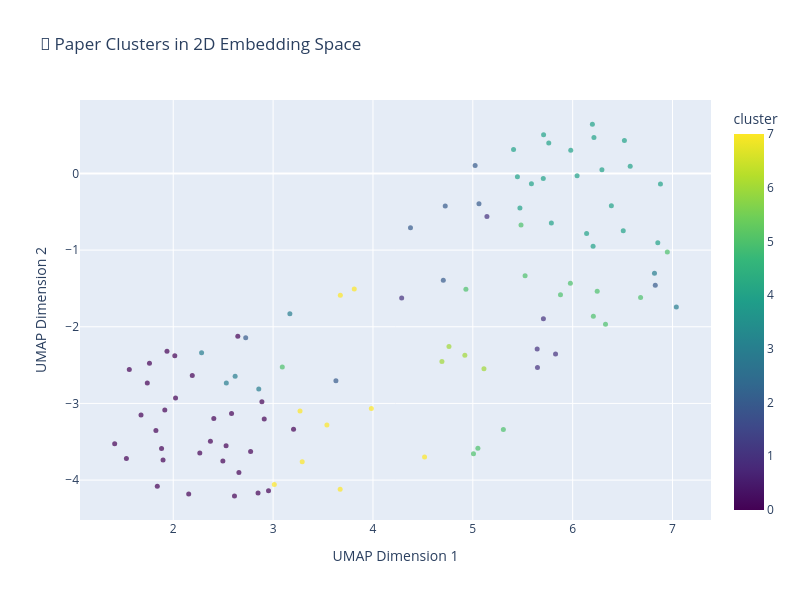

The notebook cell saved with this chart:
### Markdown cell above
## 🎯 Embedding Visualization with Clustering

### Code cell
# Dimensionality reduction and clustering visualization
if len(papers_df) > 0 and embeddings.size > 0:
    print("🧮 Performing dimensionality reduction...")
    
    # Use UMAP for better visualization of high-dimensional embeddings
    reducer = umap.UMAP(n_neighbors=15, min_dist=0.1, n_components=2, random_state=42)
    embedding_2d = reducer.fit_transform(embeddings)
    
    # Perform clustering
    n_clusters = 8
    kmeans = KMeans(n_clusters=n_clusters, random_state=42, n_init=10)
    cluster_labels = kmeans.fit_predict(embeddings)
    
    # Add cluster information to dataframe
    papers_df['cluster'] = cluster_labels
    papers_df['x_coord'] = embedding_2d[:, 0]
    papers_df['y_coord'] = embedding_2d[:, 1]
    
    # Create interactive plot with plotly
    fig = px.scatter(papers_df, 
                     x='x_coord', y='y_coord', 
                     color='cluster',
                     hover_data=['title', 'pub_year'],
                     title='🎯 Paper Clusters in 2D Embedding Space',
                     labels={'x_coord': 'UMAP Dimension 1', 'y_coord': 'UMAP Dimension 2'},
                     color_continuous_scale='viridis')
    
    fig.update_traces(marker=dict(size=5, opacity=0.7))
    fig.update_layout(width=800, height=600)
    fig.show()
    
    print(f"✅ Created {n_clusters} clusters using K-means")
    
    # Show cluster statistics
    cluster_stats = papers_df['cluster'].value_counts().sort_index()
    print("\n📊 Cluster Distribution:")
    for cluster, count in cluster_stats.items():
        print(f"   Cluster {cluster}: {count} papers ({count/len(papers_df)*100:.1f}%)")

### Figure 1 — Plotly figure (JSON) as saved in the notebook; plotly's stock layout.template omitted (floating-point values rounded to 4 significant figures; data arrays with more than 128 entries replaced by an {"elided": "..."} marker saying what was removed)
{"data": [{"customdata": {"elided": "100x2 mixed values"}, "hovertemplate": "UMAP Dimension 1=%{x}<br>UMAP Dimension 2=%{y}<br>title=%{customdata[0]}<br>pub_year=%{customdata[1]}<br>cluster=%{marker.color}<extra></extra>", "legendgroup": "", "marker": {"color": [7, 1, 0, 1, 6, 0, 2, 2, 4, 0, 0, 5, 7, 1, 1, 4, 4, 3, 4, 7, 2, 3, 0, 0, 5, 0, 2, 4, 7, 0, 2, 5, 4, 0, 0, 5, 0, 5, 2, 3, 0, 3, 0, 6, 7, 0, 0, 4, 4, 5, 4, 1, 5, 0, 0, 0, 6, 4, 3, 6, 2, 0, 3, 4, 5, 4, 4, 0, 4, 4, 4, 7, 7, 2, 5, 0, 0, 0, 0, 0, 0, 4, 5, 5, 4, 7, 5, 1, 0, 3, 4, 5, 7, 4, 0, 0, 0, 4, 5, 0], "coloraxis": "coloraxis", "opacity": 0.7, "size": 5, "symbol": "circle"}, "mode": "markers", "name": "", "orientation": "v", "showlegend": false, "type": "scatter", "x": [3.673, 5.829, 1.531, 5.648, 4.761, 1.916, 4.705, 6.827, 6.204, 2.497, 2.023, 6.329, 3.984, 5.644, 5.707, 6.044, 6.518, 6.819, 6.197, 4.517, 5.062, 2.284, 2.191, 2.372, 5.051, 1.937, 2.726, 5.786, 3.27, 2.015, 4.376, 5.977, 6.388, 1.56, 1.84, 3.092, 2.584, 5.878, 5.023, 7.038, 2.647, 2.856, 2.849, 4.691, 3.012, 1.883, 1.898, 6.14, 5.706, 5.483, 5.472, 4.287, 5.306, 1.827, 2.658, 2.613, 4.92, 6.293, 3.168, 5.112, 4.724, 2.911, 2.62, 5.447, 6.948, 6.576, 5.981, 2.954, 6.852, 6.506, 5.761, 3.539, 3.292, 3.629, 5.524, 1.74, 2.155, 2.888, 3.205, 2.529, 1.677, 5.408, 6.68, 4.931, 5.587, 3.813, 6.207, 5.141, 2.406, 2.532, 6.213, 5.007, 3.672, 6.879, 1.413, 2.266, 1.762, 5.709, 6.246, 2.775], "xaxis": "x", "y": [-1.59, -2.357, -3.718, -2.53, -2.256, -3.085, -1.394, -1.458, -0.9488, -3.751, -2.93, -1.968, -3.067, -2.29, -1.894, -0.02971, 0.4291, -1.301, 0.6431, -3.699, -0.3966, -2.34, -2.634, -3.493, -3.584, -2.319, -2.144, -0.6455, -3.099, -2.378, -0.7093, -1.433, -0.4217, -2.556, -4.08, -2.525, -3.13, -1.584, 0.1043, -1.741, -2.124, -2.813, -4.168, -2.452, -4.058, -3.589, -3.739, -0.7827, -0.06642, -0.6719, -0.45, -1.625, -3.339, -3.355, -3.902, -4.206, -2.37, 0.04722, -1.832, -2.549, -0.4238, -3.202, -2.645, -0.04257, -1.024, 0.09367, 0.3018, -4.14, -0.9054, -0.748, 0.3956, -3.282, -3.762, -2.704, -1.334, -2.734, -4.181, -2.978, -3.337, -3.55, -3.152, 0.3106, -1.617, -1.512, -0.1359, -1.506, -1.864, -0.5633, -3.198, -2.734, 0.47, -3.656, -4.121, -0.1379, -3.525, -3.645, -2.475, 0.5061, -1.536, -3.626], "yaxis": "y"}], "layout": {"coloraxis": {"colorbar": {"title": {"text": "cluster"}}, "colorscale": [[0.0, "#440154"], [0.1111, "#482878"], [0.2222, "#3e4989"], [0.3333, "#31688e"], [0.4444, "#26828e"], [0.5556, "#1f9e89"], [0.6667, "#35b779"], [0.7778, "#6ece58"], [0.8889, "#b5de2b"], [1.0, "#fde725"]]}, "height": 600, "legend": {"tracegroupgap": 0}, "title": {"text": "🎯 Paper Clusters in 2D Embedding Space"}, "width": 800, "xaxis": {"anchor": "y", "domain": [0.0, 1.0], "title": {"text": "UMAP Dimension 1"}}, "yaxis": {"anchor": "x", "domain": [0.0, 1.0], "title": {"text": "UMAP Dimension 2"}}}}
